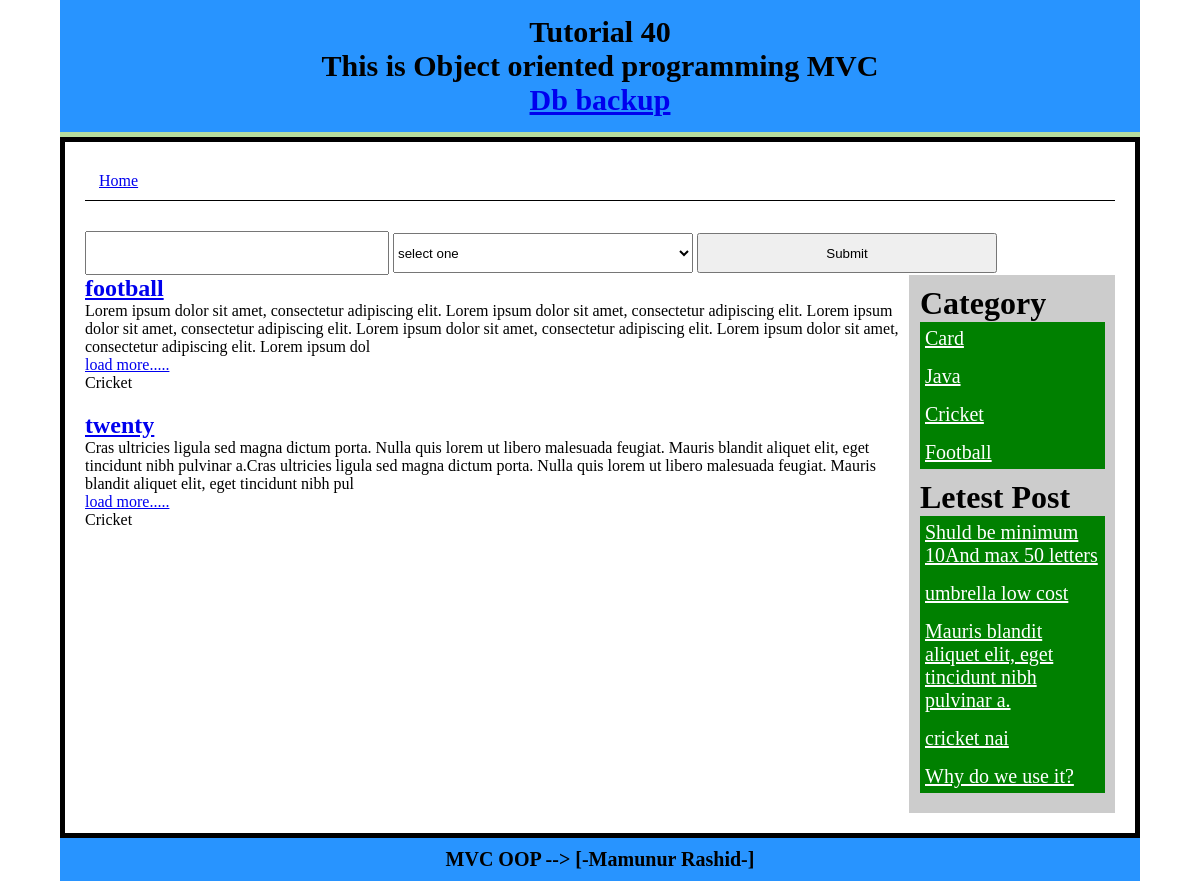
Page /Index/postByCat/12 on the committed database.
### tables this page shows
CREATE TABLE `post` (
  `id` int(11) NOT NULL AUTO_INCREMENT,
  `title` varchar(300) NOT NULL,
  `content` text NOT NULL,
  `cat` int(11) NOT NULL,
  PRIMARY KEY (`id`)
);

CREATE TABLE `category` (
  `id` int(11) NOT NULL AUTO_INCREMENT,
  `catname` varchar(50) NOT NULL,
  `title` varchar(50) NOT NULL,
  PRIMARY KEY (`id`)
);

### system/libs/Load.php (called while the page is built, shortened)
<?php
class Load
{
	public function view($filename,$data = false){
		include 'app/view/'.$filename.'.php' ;
	}
	public function model($modelname){
		return new $modelname();
	}
}
?>

### app/controlers/Index.php (called while the page is built, shortened)
<?php
class Index extends Dcontrolar
{
	public function postByCat($id){
		$tablepost= 'post';
		$tableCat = 'category';
		$postModel = $this->load->model("PostModel");
		$data['postByCat']=$postModel->getPostByCat($tablepost,$tableCat,$id);
		$catModel = $this->load->model("CatModel");
		$data['catlist']=$catModel->catlist($tableCat);
		$limit = 5;
		$data['letestPost']=$postModel->getLetestPost($tablepost,$limit);
		$this->load->view("header");
		$this->load->view("search",$data);
		$this->load->view("postbycat",$data);
		$this->load->view("sidebar",$data);
		$this->load->view("footer");
	}
}
?>

### index.php (called while the page is built, shortened)
<?php
$main = new Main();
?>

### system/libs/Database.php (called while the page is built, shortened)
<?php
class Database extends PDO
{
	public function select($sql,$data=array(),$fetchstyle = PDO::FETCH_ASSOC){
		$stmt 	= $this->prepare($sql);
		$stmt->execute();
		return $stmt->fetchALL($fetchstyle);
	}
}?>

### app/models/PostModel.php (called while the page is built, shortened)
<?php
class PostModel extends Dmodel
{
	public function getPostByCat($tablepost,$tableCat,$id){
		$sql ="SELECT $tablepost.*,$tableCat.catname FROM
			$tablepost INNER JOIN $tableCat
			ON  $tablepost.cat = $tableCat.id
		 	WHERE $tableCat.id = $id ";
			return $this->db->select($sql);
	}
	public function getLetestPost($table,$limit=4){
		$sql ="SELECT * FROM $table ORDER BY id DESC LIMIT $limit";
		return $this->db->select($sql);
	}
}

### system/libs/Dcontrolar.php (called while the page is built, shortened)
<?php
class Dcontrolar
{
	function __construct()
	{
		$this->load = new Load();
	}
}
?>

### system/libs/Dmodel.php (called while the page is built, shortened)
<?php
class Dmodel
{
	public function __construct()
	{
		$dsn = 'mysql:dbname=mvc;host=localhost';
		$user ="root";
		$pass ='';
		$this->db = new Database($dsn,$user,$pass);
	}
}
?>

### app/models/CatModel.php (called while the page is built, shortened)
<?php
class CatModel extends Dmodel
{
	public function catlist($table){
		$sql ="SELECT * FROM $table ORDER BY id DESC ";
		return $this->db->select($sql);
	}
}
?>

### app/view/postbycat.php (the view)
<div class="left-content fix">
	<?php foreach ($postByCat as $key => $value) { ?>
		<article class="post">
			<h1 class="title"><a href="<?php echo BASE_URL ;?>/Index/postDetails/<?php echo $value['id']?>">	<?php echo $value['title']?> </a></h1>
			<?php $content = $value['content'];
				if (strlen($content) > 200 ) {
					$content = substr($content , 0 ,300);
					echo $content ;
				}else{
					echo $content ;
				}
			?>
			<p><a href="<?php echo BASE_URL ;?>/Index/postDetails/<?php echo $value['id']?>">load more.....</a></p>
			<?php echo $value['catname']?>
		</article>
	<?php  } ?>
</div>

### app/view/sidebar.php
<div class="sidebar fix ">
	<h1>Category</h1>
	<ul>
		<?php if (isset($catlist)) {
		foreach ($catlist as $key => $value) { ?>
		<li><a href="<?php echo BASE_URL ;?>/Index/postByCat/<?php echo $value['id']?>"><?php echo $value['catname']?> </a></li>
		<?php } } ?>
	</ul>
	<h1>Letest Post</h1>
	<ul>
		<?php if (isset($letestPost)) {
		foreach ($letestPost as $key => $value) { ?>
			<li><a href="<?php echo BASE_URL ;?>/Index/postDetails/<?php echo $value['id']?>"><?php echo $value['title']?> </a></li>
		<?php } } ?>
	</ul>
</div>

### app/view/header.php (style rules this page uses)
* { margin: 0; padding: 0; }
.fix { overflow: hidden; }
.left-content { width: 80%; float: left; }
.sidebar { float: right; width: 20%; background: #ccc; box-sizing: border-box; border-left: 1px solid #ccc ; }
.post { width: 100%;margin-bottom: 20px; }
.sidebar { background: #ccc; padding: 10px; }
.sidebar ul li { margin-bottom: 5px; }
.sidebar ul li a { color: #fff ; font-size: 20px; padding: 5px; display: block; }
.sidebar ul { margin-bottom: 10px; background: green ; }

### rows in the picture
post: title "football", content "Lorem ipsum dolor sit amet, consectetur adipiscing elit. Lorem ipsum dolor sit amet, consectetur adipiscing elit. Lorem ipsum dolor sit amet, consectetur adipiscing elit. Lorem ipsum dolor sit amet, consectetur adipiscing elit. Lorem ipsum dolor sit amet, consectetur adipiscing elit. Lorem ipsum dol", category.catname "Cricket"
post: title "twenty", content "Cras ultricies ligula sed magna dictum porta. Nulla quis lorem ut libero malesuada feugiat. Mauris blandit aliquet elit, eget tincidunt nibh pulvinar a.Cras ultricies ligula sed magna dictum porta. Nulla quis lorem ut libero malesuada feugiat. Mauris blandit aliquet elit, eget tincidunt nibh pul", category.catname "Cricket"
category: catname "Card"
category: catname "Java"
category: catname "Cricket"
category: catname "Football"
post: title "Shuld be minimum 10And max 50 letters"
post: title "umbrella low cost"
post: title "Mauris blandit aliquet elit, eget tincidunt nibh pulvinar a."
post: title "cricket nai"
post: title "Why do we use it?"
